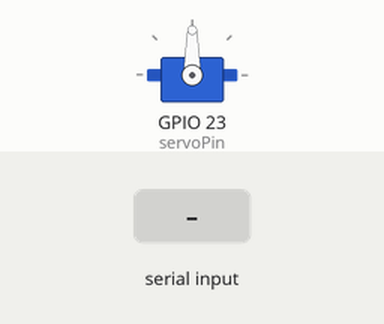
This sketch was run on a simulated ESP32. Shown: servo. Inputs (shaded band) come from the test bench.

Above: at 1.2 s.
1.3 s: "30,150\n" received over Serial
At 3.1 s:
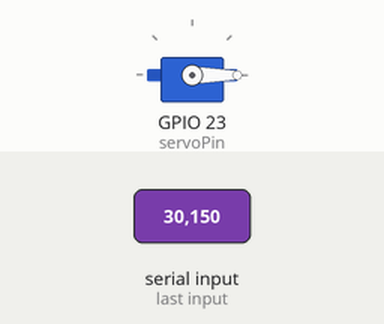
3.8 s: "90,45\n" received over Serial
At 4.6 s:
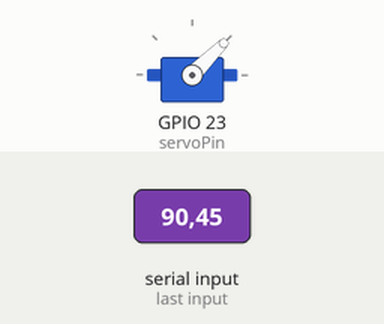
6.3 s: "200\n" received over Serial
At 7.0 s:
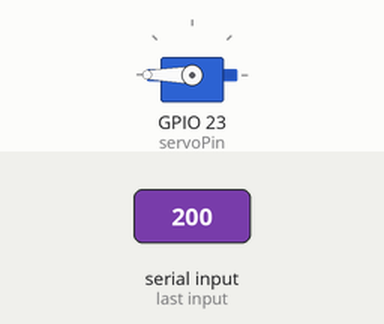
Timing chart, 0 to 9.3 s (numbered marks = the images above; inputs shaded):
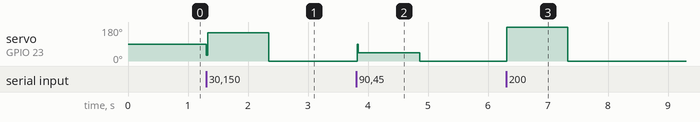

The sketch:

ESP32_Test.ino
```cpp
#include <ESP32Servo.h>

Servo myServo;
int servoPin = 23;
void setup() {
  // put your setup code here, to run once:
  myServo.attach(servoPin);
  Serial.begin(115200);
}
void loop() {
  // put your main code here, to run repeatedly:
  if(Serial.available()){
    int angle = Serial.parseInt();
    myServo.write(angle);
  }
  delay(20);
}
```

Measured:
- after the input at 1.3 s, servo on GPIO 23 (servoPin): 90° → 150° at once, → 0° 1.0 s later
- after the input at 3.8 s, servo on GPIO 23 (servoPin): 0° → 45° at once, → 0° 1.0 s later
- after the input at 6.3 s, servo on GPIO 23 (servoPin): 0° → 180° at once, → 0° 1.0 s later
